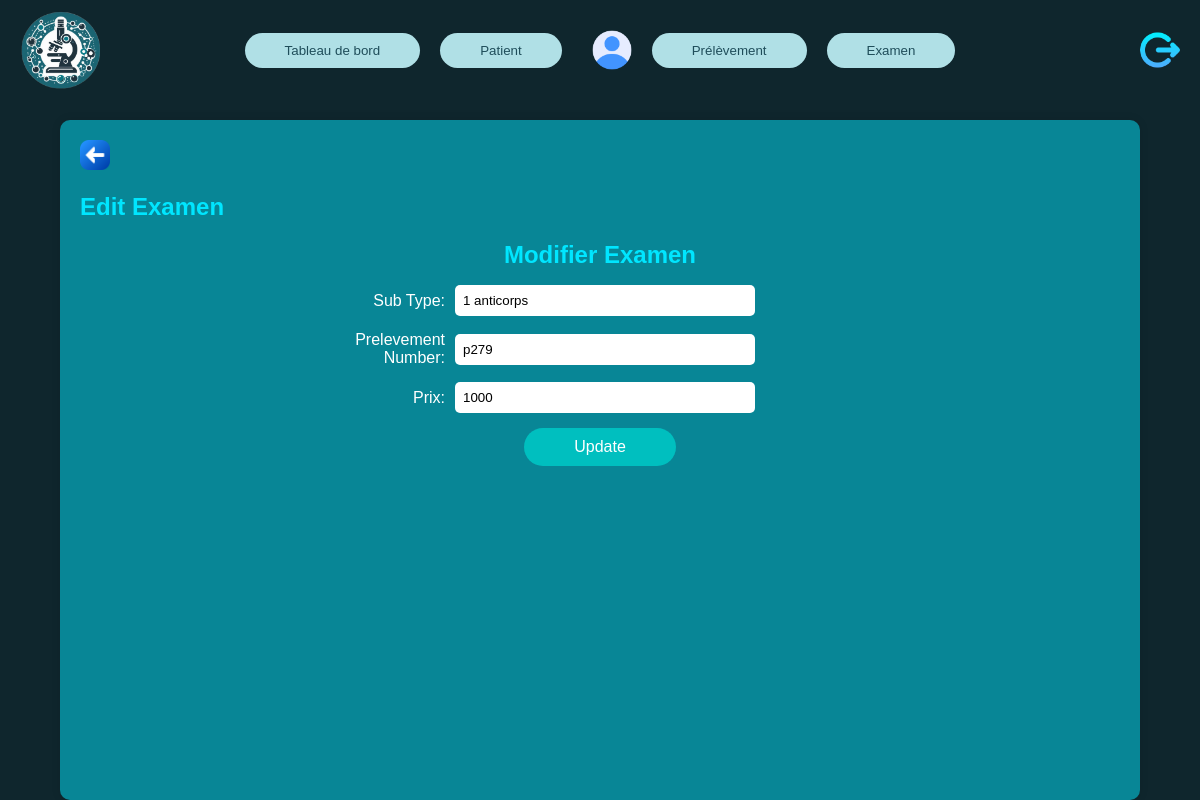
Page /edit_examen.php?id=9 on the committed database.
### tables this page shows
CREATE TABLE `examens` (
  `examen_id` int(11) NOT NULL,
  `sub_type` varchar(255) DEFAULT NULL,
  `prelevement_number` varchar(100) NOT NULL,
  `prix` float NOT NULL
);

### Examen.php (called while the page is built, shortened)
<?php
class Examen {
    private $conn;
    private $table_name = "examens";
    public function __construct($db) {
        $this->conn = $db;
    }
    public function readOne($id) {
        $query = "SELECT * FROM " . $this->table_name . " WHERE examen_id = ?";
        $stmt = $this->conn->prepare($query);
        $stmt->bind_param("i", $id);
        $stmt->execute();
        $result = $stmt->get_result();
        return $result->fetch_assoc();
    }
}
?>

### edit_examen.php (the view, shortened to what this page needs)
<?php
require_once 'Examen.php';
$db = $link;
$examen = new Examen($db);
$examen_id = isset($_GET['id']) ? $_GET['id'] : die('ERROR: Examen ID not found.');
$examen_data = $examen->readOne($examen_id);
?>
<!DOCTYPE html>
<html lang="fr">
<head>
    <link rel="stylesheet" href="Front/navbar.css">
</head>
<body>
    <div class="container">
        <div class="top-bar">
            <div class="logo-section">
                <img src="Front/imag/logo.png" alt="Laboratory Logo" class="logo">
            </div>
            <div class="nav-buttons">
                <button class="nav-button" onclick="location.href='doctor_dashboard.php'">Tableau de bord</button>
                <button class="nav-button" onclick="location.href='patient_management.php'">Patient</button>
                <div class="user-section">
                    <img src="Front/imag/user.png" alt="User Icon" class="user-icon">
                </div>
                <button class="nav-button" onclick="location.href='prelevement_management.php'">Prélèvement</button>
                <button class="nav-button" onclick="location.href='examen.php'">Examen</button>
            </div>
            <div class="btn-logout">
                <button class="btn-logout" onclick="location.href='logout.php'"><img src="Front/imag/logout.png" alt="Logout Button Icon"></button>
            </div>
        </div>
        <div class="content-area">
            <button id="retour" onclick="window.history.back()">
                <i class="fas fa-arrow-left"><img src="Front/imag/left-arrow.png"></i>
            </button>
            <h1>Edit Examen</h1>
            <div class="form-section">
                <h2>Modifier Examen</h2>
                <form method="post" action="edit_examen.php?id=<?php echo $examen_id; ?>">
                    <div class="form-group">
                        <label for="sub_type">Sub Type:</label>
                        <input type="text" id="sub_type" name="sub_type" value="<?php echo htmlspecialchars($examen_data['sub_type']); ?>" required>
                    </div>
                    <div class="form-group">
                        <label for="prelevement_number">Prelevement Number:</label>
                        <input type="text" id="prelevement_number" name="prelevement_number" value="<?php echo htmlspecialchars($examen_data['prelevement_number']); ?>" required>
                    </div>
                    <div class="form-group">
                        <label for="prix">Prix:</label>
                        <input type="number" step="0.01" id="prix" name="prix" value="<?php echo htmlspecialchars($examen_data['prix']); ?>" required>
                    </div>
                    <button class="submit-btn" type="submit" name="update_examen">Update</button>
                </form>
            </div>
            <br>
        </div>
    </div>
</body>
</html>

### Front/navbar.css (style rules this page uses)
* { box-sizing: border-box; margin: 0; padding: 0; font-family: Arial, sans-serif; }
body { background: #1F4D5A; background-size: cover; display: flex; justify-content: center; align-items: center; height: 100vh; }
.container { display: flex; flex-direction: column; align-items: center; width: 100%; height: 100vh; background: rgba(0, 0, 0, 0.5); }
.top-bar { width: 100%; display: flex; align-items: center; justify-content: space-between; padding: 10px 20px; background: transparent; }
.logo-section { display: flex; align-items: center; }
.logo { max-width: 80px; }
.nav-buttons { display: flex; align-items: center; justify-content: center; gap: 20px; }
.nav-button { background-color: #B0E0E6; color: #1F4D5A; border: none; padding: 10px 40px; border-radius: 50px; cursor: pointer; }
.user-section { display: flex; align-items: center; }
.user-icon { width: 40px; height: 40px; border-radius: 50%; margin-left: 10px; }
.btn-logout { display: flex; align-items: center; justify-content: center; margin-left: 20px; }
.btn-logout button { background-color: transparent; border: none; cursor: pointer; padding: 0; }
.btn-logout img { width: 40px; height: 40px; border-radius: 50%; transition: transform 0.3s; }
.content-area { flex: 1; width: 90%; margin-top: 20px; padding: 20px; background-color: #088696; border-radius: 10px; box-shadow: 0 0 10px rgba(0, 0, 0, 0.1); overflow-y: auto; text-align: center; }

### edit_examen.php (style rules this page uses)
body { font-family: Arial, sans-serif; background-color: #1F4D5A; color: #ffffff; margin: 0; padding: 0; overflow: hidden; }
.container { width: 100%; height: 100vh; display: flex; flex-direction: column; align-items: center; justify-content: flex-start; }
.content-area { flex: 1; width: 90%; margin-top: 20px; padding: 20px; background-color: #088696; border-radius: 10px; box-shadow: 0 0 10px rgba(0, 0, 0, 0.1); overflow-y: auto; text-align: center; }
#retour { border: none; cursor: pointer; background: transparent; border-radius: 0px; display: flex; align-items: center; justify-content: center; margin-bottom: 20px; }
#retour i { margin-right: 0px; }
#retour img { width: 30px; height: 30px; margin-right: 20px; }
h1 { text-align: left; font-size: 24px; color: #00E6FF; margin-bottom: 20px; }
.form-section { margin-bottom: 30px; }
h2 { text-align: center; color: #00E6FF; margin-bottom: 16px; }
.form-group { display: flex; justify-content: center; align-items: center; margin-bottom: 15px; }
.form-group label { width: 150px; color: #ffffff; text-align: right; margin-right: 10px; }
.form-group input { width: 300px; padding: 8px; border: none; border-radius: 5px; margin-right: 150px; }
.submit-btn { background-color: #00bfbf; color: #fff; border: none; padding: 10px 50px; cursor: pointer; border-radius: 120px; display: block; margin: 10px auto; font-size: 16px; }

### rows in the picture
examens: sub_type "1 anticorps", prelevement_number "p279", prix "1000"
